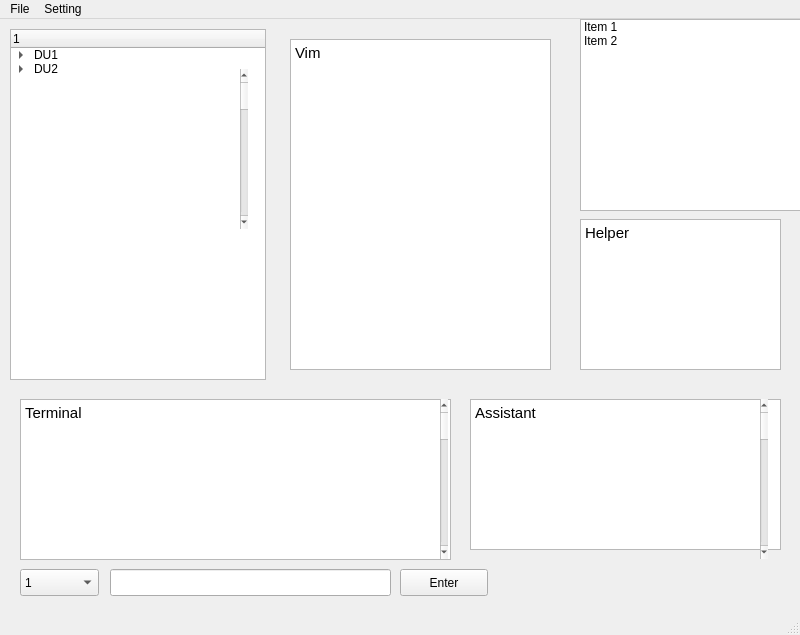
<?xml version="1.0" encoding="UTF-8"?>
<ui version="4.0">
 <class>MainWindow</class>
 <widget class="QMainWindow" name="MainWindow">
  <property name="geometry">
   <rect>
    <x>0</x>
    <y>0</y>
    <width>800</width>
    <height>635</height>
   </rect>
  </property>
  <property name="windowTitle">
   <string>MainWindow</string>
  </property>
  <widget class="QWidget" name="centralwidget">
   <widget class="QTreeWidget" name="treeWidget">
    <property name="geometry">
     <rect>
      <x>10</x>
      <y>10</y>
      <width>256</width>
      <height>351</height>
     </rect>
    </property>
    <column>
     <property name="text">
      <string>1</string>
     </property>
    </column>
    <item>
     <property name="text">
      <string>DU1</string>
     </property>
     <item>
      <property name="text">
       <string>Doc1</string>
      </property>
      <item>
       <property name="text">
        <string>Title1</string>
       </property>
      </item>
      <item>
       <property name="text">
        <string>New Item</string>
       </property>
      </item>
     </item>
     <item>
      <property name="text">
       <string>Doc2</string>
      </property>
      <item>
       <property name="text">
        <string>Title1</string>
       </property>
      </item>
     </item>
    </item>
    <item>
     <property name="text">
      <string>DU2</string>
     </property>
     <item>
      <property name="text">
       <string>Doc1</string>
      </property>
      <item>
       <property name="text">
        <string>Title1</string>
       </property>
      </item>
     </item>
    </item>
   </widget>
   <widget class="QListWidget" name="listWidget">
    <property name="geometry">
     <rect>
      <x>580</x>
      <y>0</y>
      <width>221</width>
      <height>192</height>
     </rect>
    </property>
    <item>
     <property name="text">
      <string>Item 1</string>
     </property>
    </item>
    <item>
     <property name="text">
      <string>Item 2</string>
     </property>
    </item>
   </widget>
   <widget class="QTextEdit" name="textEdit">
    <property name="geometry">
     <rect>
      <x>290</x>
      <y>20</y>
      <width>261</width>
      <height>331</height>
     </rect>
    </property>
    <property name="html">
     <string>&lt;!DOCTYPE HTML PUBLIC &quot;-//W3C//DTD HTML 4.0//EN&quot; &quot;http://www.w3.org/TR/REC-html40/strict.dtd&quot;&gt;
&lt;html&gt;&lt;head&gt;&lt;meta name=&quot;qrichtext&quot; content=&quot;1&quot; /&gt;&lt;style type=&quot;text/css&quot;&gt;
p, li { white-space: pre-wrap; }
&lt;/style&gt;&lt;/head&gt;&lt;body style=&quot; font-family:'Cantarell'; font-size:11pt; font-weight:400; font-style:normal;&quot;&gt;
&lt;p style=&quot; margin-top:0px; margin-bottom:0px; margin-left:0px; margin-right:0px; -qt-block-indent:0; text-indent:0px;&quot;&gt;Vim&lt;/p&gt;&lt;/body&gt;&lt;/html&gt;</string>
    </property>
   </widget>
   <widget class="QTextEdit" name="textEdit_2">
    <property name="geometry">
     <rect>
      <x>20</x>
      <y>380</y>
      <width>431</width>
      <height>161</height>
     </rect>
    </property>
    <property name="html">
     <string>&lt;!DOCTYPE HTML PUBLIC &quot;-//W3C//DTD HTML 4.0//EN&quot; &quot;http://www.w3.org/TR/REC-html40/strict.dtd&quot;&gt;
&lt;html&gt;&lt;head&gt;&lt;meta name=&quot;qrichtext&quot; content=&quot;1&quot; /&gt;&lt;style type=&quot;text/css&quot;&gt;
p, li { white-space: pre-wrap; }
&lt;/style&gt;&lt;/head&gt;&lt;body style=&quot; font-family:'Cantarell'; font-size:11pt; font-weight:400; font-style:normal;&quot;&gt;
&lt;p style=&quot; margin-top:0px; margin-bottom:0px; margin-left:0px; margin-right:0px; -qt-block-indent:0; text-indent:0px;&quot;&gt;Terminal&lt;/p&gt;
&lt;p style=&quot;-qt-paragraph-type:empty; margin-top:0px; margin-bottom:0px; margin-left:0px; margin-right:0px; -qt-block-indent:0; text-indent:0px;&quot;&gt;&lt;br /&gt;&lt;/p&gt;&lt;/body&gt;&lt;/html&gt;</string>
    </property>
   </widget>
   <widget class="QTextEdit" name="textEdit_3">
    <property name="geometry">
     <rect>
      <x>470</x>
      <y>380</y>
      <width>311</width>
      <height>151</height>
     </rect>
    </property>
    <property name="html">
     <string>&lt;!DOCTYPE HTML PUBLIC &quot;-//W3C//DTD HTML 4.0//EN&quot; &quot;http://www.w3.org/TR/REC-html40/strict.dtd&quot;&gt;
&lt;html&gt;&lt;head&gt;&lt;meta name=&quot;qrichtext&quot; content=&quot;1&quot; /&gt;&lt;style type=&quot;text/css&quot;&gt;
p, li { white-space: pre-wrap; }
&lt;/style&gt;&lt;/head&gt;&lt;body style=&quot; font-family:'Cantarell'; font-size:11pt; font-weight:400; font-style:normal;&quot;&gt;
&lt;p style=&quot; margin-top:0px; margin-bottom:0px; margin-left:0px; margin-right:0px; -qt-block-indent:0; text-indent:0px;&quot;&gt;Assistant&lt;/p&gt;
&lt;p style=&quot;-qt-paragraph-type:empty; margin-top:0px; margin-bottom:0px; margin-left:0px; margin-right:0px; -qt-block-indent:0; text-indent:0px;&quot;&gt;&lt;br /&gt;&lt;/p&gt;&lt;/body&gt;&lt;/html&gt;</string>
    </property>
   </widget>
   <widget class="QComboBox" name="comboBox">
    <property name="geometry">
     <rect>
      <x>20</x>
      <y>550</y>
      <width>79</width>
      <height>27</height>
     </rect>
    </property>
    <item>
     <property name="text">
      <string>1</string>
     </property>
    </item>
    <item>
     <property name="text">
      <string>2</string>
     </property>
    </item>
    <item>
     <property name="text">
      <string>3</string>
     </property>
    </item>
    <item>
     <property name="text">
      <string>4</string>
     </property>
    </item>
   </widget>
   <widget class="QLineEdit" name="lineEdit">
    <property name="geometry">
     <rect>
      <x>110</x>
      <y>550</y>
      <width>281</width>
      <height>27</height>
     </rect>
    </property>
   </widget>
   <widget class="QPushButton" name="pushButton">
    <property name="geometry">
     <rect>
      <x>400</x>
      <y>550</y>
      <width>88</width>
      <height>27</height>
     </rect>
    </property>
    <property name="text">
     <string>Enter</string>
    </property>
   </widget>
   <widget class="QScrollBar" name="verticalScrollBar">
    <property name="geometry">
     <rect>
      <x>440</x>
      <y>380</y>
      <width>8</width>
      <height>160</height>
     </rect>
    </property>
    <property name="orientation">
     <enum>Qt::Vertical</enum>
    </property>
   </widget>
   <widget class="QScrollBar" name="verticalScrollBar_2">
    <property name="geometry">
     <rect>
      <x>760</x>
      <y>380</y>
      <width>8</width>
      <height>160</height>
     </rect>
    </property>
    <property name="orientation">
     <enum>Qt::Vertical</enum>
    </property>
   </widget>
   <widget class="QScrollBar" name="verticalScrollBar_3">
    <property name="geometry">
     <rect>
      <x>240</x>
      <y>50</y>
      <width>8</width>
      <height>160</height>
     </rect>
    </property>
    <property name="orientation">
     <enum>Qt::Vertical</enum>
    </property>
   </widget>
   <widget class="QTextEdit" name="textEdit_4">
    <property name="geometry">
     <rect>
      <x>580</x>
      <y>200</y>
      <width>201</width>
      <height>151</height>
     </rect>
    </property>
    <property name="html">
     <string>&lt;!DOCTYPE HTML PUBLIC &quot;-//W3C//DTD HTML 4.0//EN&quot; &quot;http://www.w3.org/TR/REC-html40/strict.dtd&quot;&gt;
&lt;html&gt;&lt;head&gt;&lt;meta name=&quot;qrichtext&quot; content=&quot;1&quot; /&gt;&lt;style type=&quot;text/css&quot;&gt;
p, li { white-space: pre-wrap; }
&lt;/style&gt;&lt;/head&gt;&lt;body style=&quot; font-family:'Cantarell'; font-size:11pt; font-weight:400; font-style:normal;&quot;&gt;
&lt;p style=&quot; margin-top:0px; margin-bottom:0px; margin-left:0px; margin-right:0px; -qt-block-indent:0; text-indent:0px;&quot;&gt;Helper&lt;/p&gt;
&lt;p style=&quot;-qt-paragraph-type:empty; margin-top:0px; margin-bottom:0px; margin-left:0px; margin-right:0px; -qt-block-indent:0; text-indent:0px;&quot;&gt;&lt;br /&gt;&lt;/p&gt;&lt;/body&gt;&lt;/html&gt;</string>
    </property>
   </widget>
  </widget>
  <widget class="QMenuBar" name="menubar">
   <property name="geometry">
    <rect>
     <x>0</x>
     <y>0</y>
     <width>800</width>
     <height>24</height>
    </rect>
   </property>
   <widget class="QMenu" name="menuFile">
    <property name="title">
     <string>File</string>
    </property>
    <addaction name="actionNew_DU"/>
    <addaction name="actionNew_Doc"/>
    <addaction name="separator"/>
    <addaction name="separator"/>
   </widget>
   <widget class="QMenu" name="menuSetting">
    <property name="title">
     <string>Setting</string>
    </property>
   </widget>
   <addaction name="menuFile"/>
   <addaction name="menuSetting"/>
  </widget>
  <widget class="QStatusBar" name="statusbar"/>
  <action name="actionNew_DU">
   <property name="text">
    <string>New DU</string>
   </property>
  </action>
  <action name="actionNew_Doc">
   <property name="text">
    <string>New Doc</string>
   </property>
  </action>
 </widget>
 <resources/>
 <connections/>
</ui>
